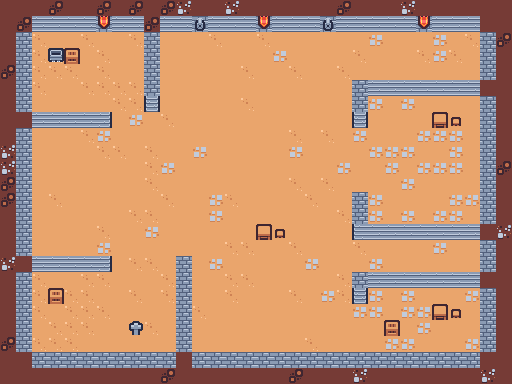

A level layout from a 2D game, rendered from its tile map. Below: a short description, then the map file with its tile-grid data intact:
An orthogonal 32x24 tile map with 16x16 px tiles, 3 tile layers (ground, walls, props) and 6 objects (6x spawn).

<map version="1.10" tiledversion="1.10.2" orientation="orthogonal" renderorder="right-down" width="32" height="24" tilewidth="16" tileheight="16" infinite="0" nextlayerid="5" nextobjectid="7">
 <tileset firstgid="1" source="tiny-dungeon.tsx" />
 <layer id="1" name="ground" width="32" height="24">
  <data encoding="csv">
0,0,0,0,0,0,0,0,0,0,0,0,0,0,0,0,0,0,0,0,0,0,0,0,0,0,0,0,0,0,0,0,
0,0,49,49,49,49,49,49,49,0,49,49,49,49,49,49,49,49,49,49,49,49,49,49,49,49,49,49,49,49,0,0,
0,0,50,49,49,50,49,49,50,0,49,49,49,50,49,49,50,49,49,49,49,49,49,43,49,49,49,43,49,50,0,0,
0,0,50,50,49,49,50,49,49,0,49,49,49,49,49,49,49,43,49,49,49,49,50,49,49,49,50,43,50,49,0,0,
0,0,50,50,50,49,50,49,49,0,49,49,49,49,49,50,49,49,50,49,49,50,49,49,49,49,49,49,49,49,0,0,
0,0,50,49,49,50,50,50,50,0,49,49,49,49,49,49,49,49,49,49,49,49,0,49,49,49,49,49,49,49,0,0,
0,0,49,49,49,49,49,50,50,49,49,49,49,49,49,50,49,49,49,49,49,49,0,43,49,43,49,49,49,49,0,0,
0,0,49,49,49,49,49,49,43,49,50,49,49,49,49,49,49,49,49,49,49,49,49,49,49,49,49,49,49,49,0,0,
0,0,49,49,49,50,43,49,49,49,49,49,49,49,49,49,49,49,50,49,50,49,43,49,49,49,43,43,43,49,0,0,
0,0,49,49,49,49,50,50,49,50,49,49,43,49,49,49,49,49,43,49,49,49,49,43,43,43,49,49,43,49,0,0,
0,0,49,49,49,49,49,49,49,50,43,49,49,49,49,49,49,49,49,49,49,43,49,49,43,49,43,43,43,49,0,0,
0,0,49,49,49,49,49,49,49,50,49,49,49,49,49,49,49,49,50,49,50,49,49,49,49,43,49,49,49,49,0,0,
0,0,49,50,49,49,49,49,49,49,50,49,49,43,50,49,49,49,49,50,49,49,0,43,49,49,49,49,43,43,0,0,
0,0,49,49,49,49,49,49,50,50,49,49,49,43,49,49,49,49,49,49,49,50,0,43,49,43,49,43,43,49,0,0,
0,0,49,49,49,49,50,49,49,43,49,49,49,49,49,49,49,49,49,49,49,49,49,49,49,49,49,49,49,49,0,0,
0,0,49,49,49,49,43,49,49,49,49,49,49,49,50,50,49,49,50,49,49,49,50,49,49,49,49,43,49,49,0,0,
0,0,49,49,49,49,49,49,50,50,49,0,49,43,49,49,49,49,49,43,49,49,49,43,49,49,49,49,49,49,0,0,
0,0,50,49,49,50,50,49,49,49,50,0,49,49,50,50,49,49,49,49,49,50,0,49,49,49,49,49,49,49,0,0,
0,0,50,50,50,50,49,49,50,49,50,0,49,49,50,49,49,49,50,49,43,50,49,43,49,43,49,49,49,43,0,0,
0,0,50,49,50,50,50,49,49,49,49,0,50,49,49,49,49,49,49,49,49,49,43,43,49,43,43,43,49,49,0,0,
0,0,49,50,50,50,49,49,49,50,49,0,49,49,49,49,49,49,49,49,49,49,49,49,49,49,43,49,49,49,0,0,
0,0,50,50,50,49,49,49,49,49,49,0,49,49,49,49,49,49,49,50,49,49,49,49,43,43,49,49,49,43,0,0,
0,0,0,0,0,0,0,0,0,0,0,0,0,0,0,0,0,0,0,0,0,0,0,0,0,0,0,0,0,0,0,0,
0,0,0,0,0,0,0,0,0,0,0,0,0,0,0,0,0,0,0,0,0,0,0,0,0,0,0,0,0,0,0,0
  </data>
 </layer>
 <layer id="2" name="walls" width="32" height="24">
  <data encoding="csv">
1,1,1,13,1,1,13,1,13,1,13,25,1,1,25,1,1,1,1,1,1,13,1,1,1,25,1,1,1,1,1,1,
1,13,38,38,38,38,30,38,38,13,38,38,8,38,38,38,30,38,38,38,8,38,38,38,38,38,30,38,38,38,1,1,
1,41,0,0,0,0,0,0,0,41,0,0,0,0,0,0,0,0,0,0,0,0,0,0,0,0,0,0,0,0,41,13,
1,41,0,0,0,0,0,0,0,41,0,0,0,0,0,0,0,0,0,0,0,0,0,0,0,0,0,0,0,0,41,1,
13,41,0,0,0,0,0,0,0,41,0,0,0,0,0,0,0,0,0,0,0,0,0,0,0,0,0,0,0,0,41,1,
1,41,0,0,0,0,0,0,0,41,0,0,0,0,0,0,0,0,0,0,0,0,41,38,38,38,38,38,38,38,1,1,
1,41,0,0,0,0,0,0,0,40,0,0,0,0,0,0,0,0,0,0,0,0,41,0,0,0,0,0,0,0,41,1,
1,1,38,38,38,38,39,0,0,0,0,0,0,0,0,0,0,0,0,0,0,0,40,0,0,0,0,0,0,0,41,1,
1,41,0,0,0,0,0,0,0,0,0,0,0,0,0,0,0,0,0,0,0,0,0,0,0,0,0,0,0,0,41,1,
25,41,0,0,0,0,0,0,0,0,0,0,0,0,0,0,0,0,0,0,0,0,0,0,0,0,0,0,0,0,41,1,
25,41,0,0,0,0,0,0,0,0,0,0,0,0,0,0,0,0,0,0,0,0,0,0,0,0,0,0,0,0,41,13,
13,41,0,0,0,0,0,0,0,0,0,0,0,0,0,0,0,0,0,0,0,0,0,0,0,0,0,0,0,0,41,1,
13,41,0,0,0,0,0,0,0,0,0,0,0,0,0,0,0,0,0,0,0,0,41,0,0,0,0,0,0,0,41,1,
1,41,0,0,0,0,0,0,0,0,0,0,0,0,0,0,0,0,0,0,0,0,41,0,0,0,0,0,0,0,41,1,
1,41,0,0,0,0,0,0,0,0,0,0,0,0,0,0,0,0,0,0,0,0,37,38,38,38,38,38,38,38,1,25,
1,41,0,0,0,0,0,0,0,0,0,0,0,0,0,0,0,0,0,0,0,0,0,0,0,0,0,0,0,0,41,1,
25,1,38,38,38,38,39,0,0,0,0,41,0,0,0,0,0,0,0,0,0,0,0,0,0,0,0,0,0,0,41,1,
1,41,0,0,0,0,0,0,0,0,0,41,0,0,0,0,0,0,0,0,0,0,41,38,38,38,38,38,38,38,1,1,
1,41,0,0,0,0,0,0,0,0,0,41,0,0,0,0,0,0,0,0,0,0,40,0,0,0,0,0,0,0,41,1,
1,41,0,0,0,0,0,0,0,0,0,41,0,0,0,0,0,0,0,0,0,0,0,0,0,0,0,0,0,0,41,1,
1,41,0,0,0,0,0,0,0,0,0,41,0,0,0,0,0,0,0,0,0,0,0,0,0,0,0,0,0,0,41,1,
13,41,0,0,0,0,0,0,0,0,0,41,0,0,0,0,0,0,0,0,0,0,0,0,0,0,0,0,0,0,41,1,
1,1,41,41,41,41,41,41,41,41,41,1,41,41,41,41,41,41,41,41,41,41,41,41,41,41,41,41,41,41,1,1,
1,1,1,1,1,1,1,1,1,1,13,1,1,1,1,1,1,1,13,1,1,1,25,1,1,1,1,1,1,1,25,1
  </data>
 </layer>
 <layer id="3" name="props" width="32" height="24">
  <data encoding="csv">
0,0,0,0,0,0,0,0,0,0,0,0,0,0,0,0,0,0,0,0,0,0,0,0,0,0,0,0,0,0,0,0,
0,0,0,0,0,0,0,0,0,0,0,0,0,0,0,0,0,0,0,0,0,0,0,0,0,0,0,0,0,0,0,0,
0,0,0,0,0,0,0,0,0,0,0,0,0,0,0,0,0,0,0,0,0,0,0,0,0,0,0,0,0,0,0,0,
0,0,0,55,64,0,0,0,0,0,0,0,0,0,0,0,0,0,0,0,0,0,0,0,0,0,0,0,0,0,0,0,
0,0,0,0,0,0,0,0,0,0,0,0,0,0,0,0,0,0,0,0,0,0,0,0,0,0,0,0,0,0,0,0,
0,0,0,0,0,0,0,0,0,0,0,0,0,0,0,0,0,0,0,0,0,0,0,0,0,0,0,0,0,0,0,0,
0,0,0,0,0,0,0,0,0,0,0,0,0,0,0,0,0,0,0,0,0,0,0,0,0,0,0,0,0,0,0,0,
0,0,0,0,0,0,0,0,0,0,0,0,0,0,0,0,0,0,0,0,0,0,0,0,0,0,0,73,74,0,0,0,
0,0,0,0,0,0,0,0,0,0,0,0,0,0,0,0,0,0,0,0,0,0,0,0,0,0,0,0,0,0,0,0,
0,0,0,0,0,0,0,0,0,0,0,0,0,0,0,0,0,0,0,0,0,0,0,0,0,0,0,0,0,0,0,0,
0,0,0,0,0,0,0,0,0,0,0,0,0,0,0,0,0,0,0,0,0,0,0,0,0,0,0,0,0,0,0,0,
0,0,0,0,0,0,0,0,0,0,0,0,0,0,0,0,0,0,0,0,0,0,0,0,0,0,0,0,0,0,0,0,
0,0,0,0,0,0,0,0,0,0,0,0,0,0,0,0,0,0,0,0,0,0,0,0,0,0,0,0,0,0,0,0,
0,0,0,0,0,0,0,0,0,0,0,0,0,0,0,0,0,0,0,0,0,0,0,0,0,0,0,0,0,0,0,0,
0,0,0,0,0,0,0,0,0,0,0,0,0,0,0,0,73,74,0,0,0,0,0,0,0,0,0,0,0,0,0,0,
0,0,0,0,0,0,0,0,0,0,0,0,0,0,0,0,0,0,0,0,0,0,0,0,0,0,0,0,0,0,0,0,
0,0,0,0,0,0,0,0,0,0,0,0,0,0,0,0,0,0,0,0,0,0,0,0,0,0,0,0,0,0,0,0,
0,0,0,0,0,0,0,0,0,0,0,0,0,0,0,0,0,0,0,0,0,0,0,0,0,0,0,0,0,0,0,0,
0,0,0,64,0,0,0,0,0,0,0,0,0,0,0,0,0,0,0,0,0,0,0,0,0,0,0,0,0,0,0,0,
0,0,0,0,0,0,0,0,0,0,0,0,0,0,0,0,0,0,0,0,0,0,0,0,0,0,0,73,74,0,0,0,
0,0,0,0,0,0,0,0,65,0,0,0,0,0,0,0,0,0,0,0,0,0,0,0,64,0,0,0,0,0,0,0,
0,0,0,0,0,0,0,0,0,0,0,0,0,0,0,0,0,0,0,0,0,0,0,0,0,0,0,0,0,0,0,0,
0,0,0,0,0,0,0,0,0,0,0,0,0,0,0,0,0,0,0,0,0,0,0,0,0,0,0,0,0,0,0,0,
0,0,0,0,0,0,0,0,0,0,0,0,0,0,0,0,0,0,0,0,0,0,0,0,0,0,0,0,0,0,0,0
  </data>
 </layer>
 <objectgroup id="4" name="spawns" draworder="topdown">
  <properties>
   <property name="coordSpace" value="pixels" />
   <property name="originNote" value="Point is feet; HQ sprites use origin (0.5, 1)" />
  </properties>
  <object id="1" name="foss" type="spawn" x="88" y="112">
   <point />
  </object>
  <object id="2" name="randy" type="spawn" x="424" y="176">
   <point />
  </object>
  <object id="3" name="redax" type="spawn" x="104" y="352">
   <point />
  </object>
  <object id="4" name="photo" type="spawn" x="424" y="352">
   <point />
  </object>
  <object id="5" name="cos" type="spawn" x="264" y="208">
   <point />
  </object>
  <object id="6" name="player" type="spawn" x="232" y="272">
   <point />
  </object>
 </objectgroup>
</map>
